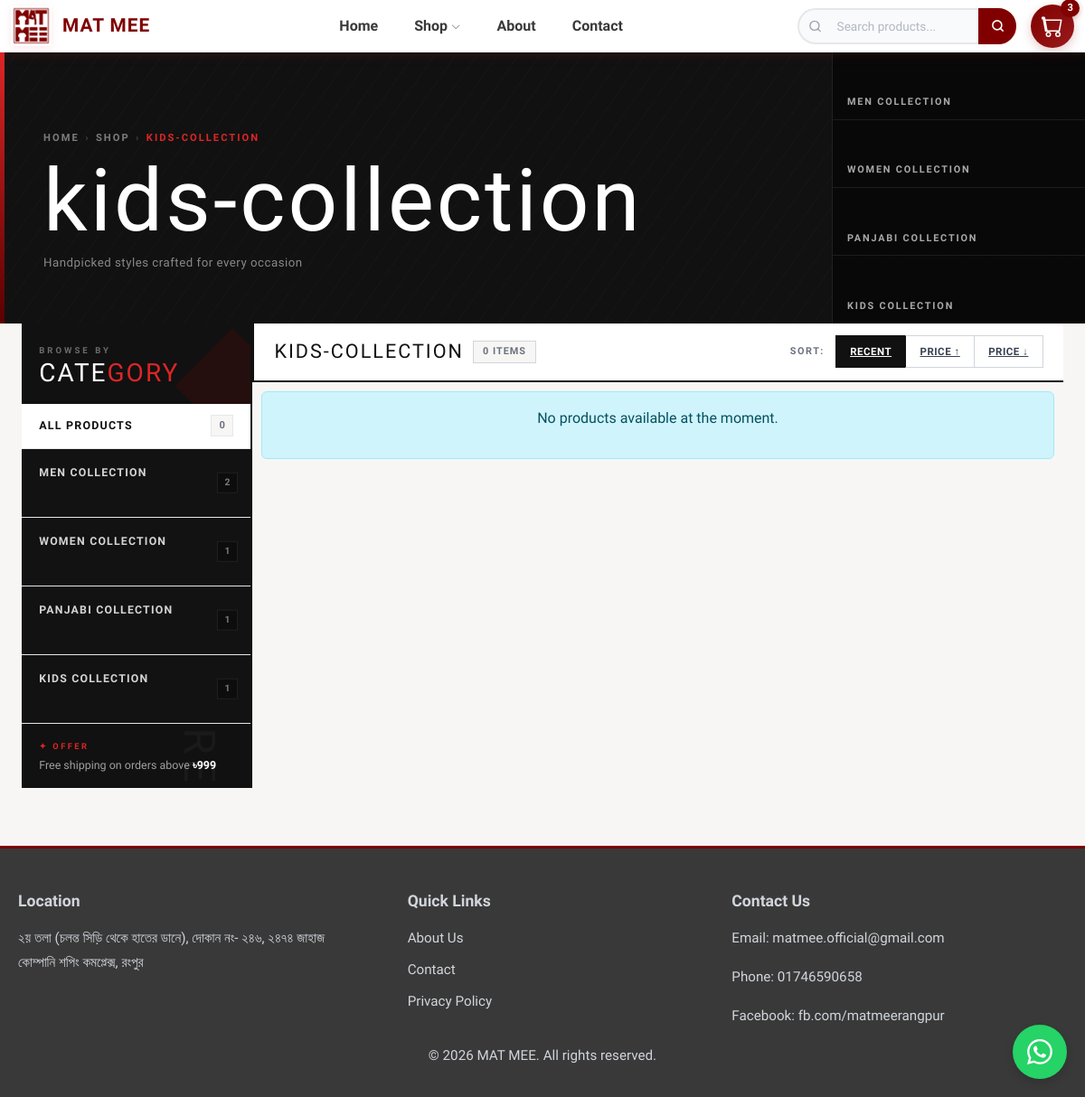
/MAT-MEE/shop.php?category=kids-collection, run on the app's committed database.
### tables this page shows
CREATE TABLE categories (
    id INT AUTO_INCREMENT PRIMARY KEY,
    name VARCHAR(100) NOT NULL,
    slug VARCHAR(120) UNIQUE NOT NULL,
    image VARCHAR(255),
    description TEXT
);

### MAT-MEE/components/connection.php (called while the page is built, shortened)
<?php
class DatabaseConnection {
    private static $instance = null;
    private $connection;
    private $host = 'localhost';
    private $user = 'root';
    private $password = '';
    private $database = 'matmee';
    private function __construct() {
        $this->connection = new mysqli(
            $this->host,
            $this->user,
            $this->password,
            $this->database
        );
        $this->connection->set_charset("utf8");
    }
    public static function getInstance() {
        if (!self::$instance) {
            self::$instance = new self();
        }
        return self::$instance;
    }
    private function prepareAndExecute($query, $params = []) {
        if (empty($params)) {
            return $this->connection->query($query);
        }
        $stmt = $this->connection->prepare($query);
        $types = '';
        foreach ($params as $p) {
            $types .= is_int($p) ? 'i' : (is_float($p) ? 'd' : 's');
        }
        $stmt->bind_param($types, ...$params);
        $stmt->execute();
        return $stmt->get_result();
    }
    public function fetch($query, $params = []) {
        $result = $this->prepareAndExecute($query, $params);
        return $result->fetch_all(MYSQLI_ASSOC);
    }
    public function execute($query, $params = []) {
        $stmt = $this->connection->prepare($query);
        $types = '';
        foreach ($params as $p) {
            $types .= is_int($p) ? 'i' : (is_float($p) ? 'd' : 's');
        }
        $stmt->bind_param($types, ...$params);
        return $stmt->affected_rows >= 0 ? $stmt->affected_rows : true;
    }
}

### MAT-MEE/shop.php (the view, shortened to what this page needs)
<?php
require_once 'components/config-page.php';
require_once 'components/connection.php';
$db = DatabaseConnection::getInstance();
$metaRow  = $db->fetch("SELECT value FROM metadata WHERE name = 'shop_img' LIMIT 1");
$shopImg  = !empty($metaRow[0]['value'])
            ? 'upload/categories/' . htmlspecialchars($metaRow[0]['value'])
            : '';
$categories = $db->fetch(
    "SELECT c.id, c.name, c.slug, c.image, c.description,
            COUNT(p.id) AS product_count
     FROM   categories c
     LEFT JOIN products p ON c.id = p.category_id
     GROUP  BY c.id, c.name, c.slug, c.image, c.description"
);
$currentCategory = isset($_GET['category']) ? trim($_GET['category']) : '';
$searchQuery     = isset($_GET['search'])   ? trim($_GET['search'])   : '';
$sortBy          = isset($_GET['sort'])     ? $_GET['sort']           : 'recent';
if (!empty($currentCategory)) {
    $safeCat  = $currentCategory;
    $countRes = $db->fetch(
        "SELECT COUNT(p.id) AS total
         FROM   products p
         JOIN   categories c ON p.category_id = c.id
         WHERE  c.name = '{$safeCat}'"
    );
} else {
    $countRes = $db->fetch("SELECT COUNT(*) AS total FROM products");
}
$totalProducts = $countRes[0]['total'] ?? 0;
$activeCat = null;
?>
<link rel="stylesheet" href="asset/css/shop.css">
<div class="shop-hero">
    <div class="shop-hero__inner">
        <nav class="shop-breadcrumb">
            <a href="index.php">Home</a>
            <span class="sep">›</span>
            <?php if (!empty($currentCategory)): ?>
                <a href="shop.php">Shop</a>
                <span class="sep">›</span>
                <span class="current"><?= htmlspecialchars($currentCategory) ?></span>
            <?php else: ?>
                <span class="current">Shop</span>
            <?php endif; ?>
        </nav>
        <h1 class="shop-hero__title">
            <?php if (!empty($currentCategory)): ?>
                <?= htmlspecialchars($currentCategory) ?>
            <?php else: ?>
                Our&nbsp;<em>Collection</em>
            <?php endif; ?>
        </h1>
        <p class="shop-hero__sub">
            <?php if ($activeCat && !empty($activeCat['description'])): ?>
                <?= htmlspecialchars(mb_strimwidth($activeCat['description'], 0, 120, '…')) ?>
            <?php elseif (!empty($searchQuery)): ?>
                Showing results for: "<?= htmlspecialchars($searchQuery) ?>"
            <?php else: ?>
                Handpicked styles crafted for every occasion
            <?php endif; ?>
        </p>
    </div>
    <?php if (!empty($categories)): ?>
    <div class="shop-hero__cats">
        <?php
        foreach ($categories as $cat):
            $catBg = !empty($cat['image'])
                     ? 'upload/categories/' . htmlspecialchars($cat['image'])
                     : $shopImg;
            $isActive = ($cat['name'] === $currentCategory) ? 'active' : '';
        ?>
        <a href="shop.php?category=<?= urlencode($cat['name']) ?>"
           class="hero-cat-item <?= $isActive ?>">
            <?php if ($catBg): ?>
            <span class="hero-cat-item__bg"
                  style="background-image:url('<?= $catBg ?>')"></span>
            <?php endif; ?>
            <span class="hero-cat-item__name"><?= htmlspecialchars($cat['name']) ?></span>
        </a>
        <?php endforeach; ?>
    </div>
    <?php endif; ?>
</div>
<section class="shop-section" id="shop">
    <div class="shop-container">
        <div class="shop-layout">
            <aside class="sidebar-col">
                <div class="categories-sidebar">
                    <div class="sidebar-top">
                        <div class="sidebar-top__label">Browse by</div>
                        <div class="sidebar-top__title">CATE<span>GORY</span></div>
                    </div>
                    <a href="shop.php"
                       class="cat-all <?= empty($currentCategory) ? 'active' : '' ?>">
                        <span class="cat-all__name">All Products</span>
                        <span class="cat-all__count"><?= $totalProducts ?></span>
                    </a>
                    <div class="sidebar-cats-scroll">
                        <?php foreach ($categories as $cat): ?>
                            <?php
                                $catBg   = !empty($cat['image'])
                                           ? 'upload/categories/' . htmlspecialchars($cat['image'])
                                           : $shopImg;
                                $isActive = ($cat['name'] === $currentCategory) ? 'active' : '';
                            ?>
                            <a href="shop.php?category=<?= urlencode($cat['name']) ?>"
                               class="cat-card <?= $isActive ?>">
                                <?php if ($catBg): ?>
                                <span class="cat-card__bg"
                                      style="background-image:url('<?= $catBg ?>')"></span>
                                <?php endif; ?>
                                <span class="cat-card__body">
                                    <span class="cat-card__name"><?= htmlspecialchars($cat['name']) ?></span>
                                </span>
                                <span class="cat-card__count"><?= $cat['product_count'] ?></span>
                            </a>
                        <?php endforeach; ?>
                    </div>
                    <div class="sidebar-promo">
                        <div class="sidebar-promo__tag">✦ Offer</div>
                        <div class="sidebar-promo__text">
                            Free shipping on orders above
                            <span class="sidebar-promo__amount">৳999</span>
                        </div>
                    </div>
                </div>
            </aside>
            <main class="main-col">
                <div class="sort-bar">
                    <div class="sort-bar__left">
                        <span class="sort-bar__heading">
                            <?php if (!empty($currentCategory)): ?>
                                <?= htmlspecialchars(strtoupper($currentCategory)) ?>
                            <?php elseif (!empty($searchQuery)): ?>
                                RESULTS
                            <?php else: ?>
                                ALL ITEMS
                            <?php endif; ?>
                        </span>
                        <span class="results-chip"><?= $totalProducts ?> item<?= $totalProducts != 1 ? 's' : '' ?></span>
                    </div>
                    <div class="sort-bar__right">
                        <span class="sort-label">Sort:</span>
                        <?php
                        $baseUrl = 'shop.php?';
                        if (!empty($currentCategory))
                            $baseUrl .= 'category=' . urlencode($currentCategory) . '&';
                        ?>
                        <a href="<?= $baseUrl ?>sort=recent"
                           class="sort-btn <?= $sortBy === 'recent' ? 'active' : '' ?>">
                            Recent
                        </a>
                        <a href="<?= $baseUrl ?>sort=price_asc"
                           class="sort-btn <?= $sortBy === 'price_asc' ? 'active' : '' ?>">
                            Price ↑
                        </a>
                        <a href="<?= $baseUrl ?>sort=price_desc"
                           class="sort-btn <?= $sortBy === 'price_desc' ? 'active' : '' ?>">
                            Price ↓
                        </a>
                    </div>
                </div>
                <div id="productsContainer">
                </div>
            </main>
        </div>
    </div>
</section>
<?php require_once 'components/page_close.php'; ?>

### MAT-MEE/asset/css/style.css (style rules this page uses)
:root { --primary-color: #800000; --secondary-color: #991b1b; --light-color: #ffffff; --text-dark: #393939; --text-light: #6b7280; --border-color: #e5e7eb; --accent-red: #dc2626; --transition: all 0.3s ease; --font: 'Hind Siliguri', 'Segoe UI', Tahoma, Geneva, Verdana, sans-serif; }
* { margin: 0; padding: 0; box-sizing: border-box; }
body { font-family: 'Hind Siliguri', 'Segoe UI', Tahoma, Geneva, Verdana, sans-serif; color: var(--text-dark); line-height: 1.6; overflow-x: hidden; }
html { scroll-behavior: smooth; }
#productsContainer { transition: opacity 0.4s ease, transform 0.4s ease; padding: 10px; }
.categories-sidebar { color:#1a1a1a; }

### data on the page
categories: name "MEN COLLECTION", product_count "2"
categories: name "WOMEN COLLECTION", product_count "1"
categories: name "PANJABI COLLECTION", product_count "1"
categories: name "KIDS COLLECTION", product_count "1"

### other printed values
$cartCount "3"
$currentCategory "KIDS-COLLECTION"
$currentCategory "kids-collection"
$totalProducts "0"
